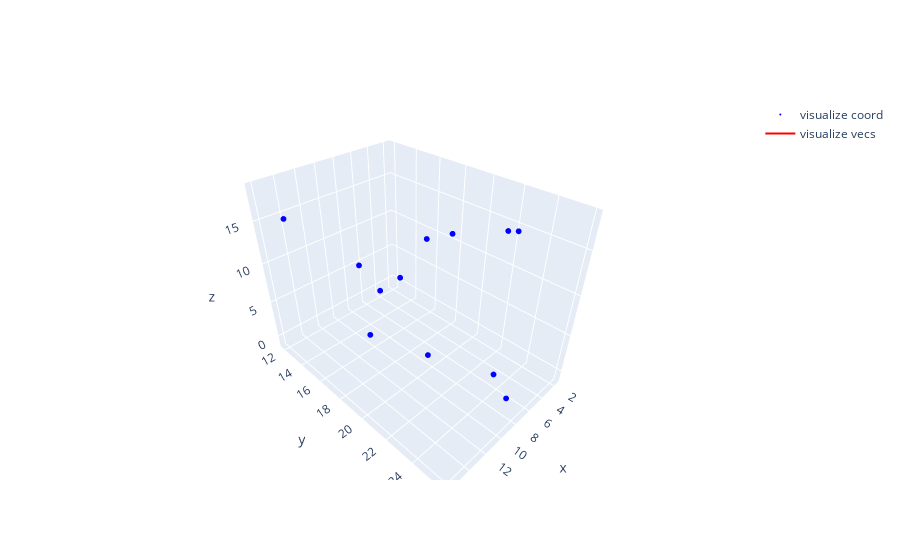

The notebook cell this image was saved under:
### Code cell
scatter_data = _scatter(name='visualize', ca_coord = internal.coord, atom_coord=atom_coord, atom_mask=np.array(internal.mask_coord).astype(bool), color='blue', visible=True)
fig = go.Figure(data=scatter_data)

fig.show()

### Figure 1 — Plotly figure (JSON) as saved in the notebook; plotly's stock layout.template omitted (floating-point values rounded to 4 significant figures; data arrays with more than 128 entries replaced by an {"elided": "..."} marker saying what was removed)
{"data": [{"line": {"color": "blue", "width": 4}, "marker": {"color": "blue", "size": 2}, "mode": "markers", "name": "visualize coord", "type": "scatter3d", "visible": true, "x": [7.658, 3.092, 4, 1.67, 4.823, 3.897, 5.137, 9.104, 11.05, 15.14, 12.9, 16.1], "y": [24.06, 22.77, 18.83, 15.31, 14.87, 11.93, 23.32, 25.88, 21.47, 20.03, 17.57, 14.45], "z": [18.35, 15.39, 12.85, 8.667, 4.447, -0.715, -1.021, 2.628, 4.442, 8.495, 12.73, 16.94]}, {"line": {"color": "red", "width": 2}, "marker": {"color": "red", "size": 4}, "mode": "lines", "name": "visualize vecs", "type": "scatter3d", "visible": true, "x": {"elided": "24x12 float values"}, "y": {"elided": "24x12 float values"}, "z": {"elided": "24x12 float values"}}], "layout": {}}
